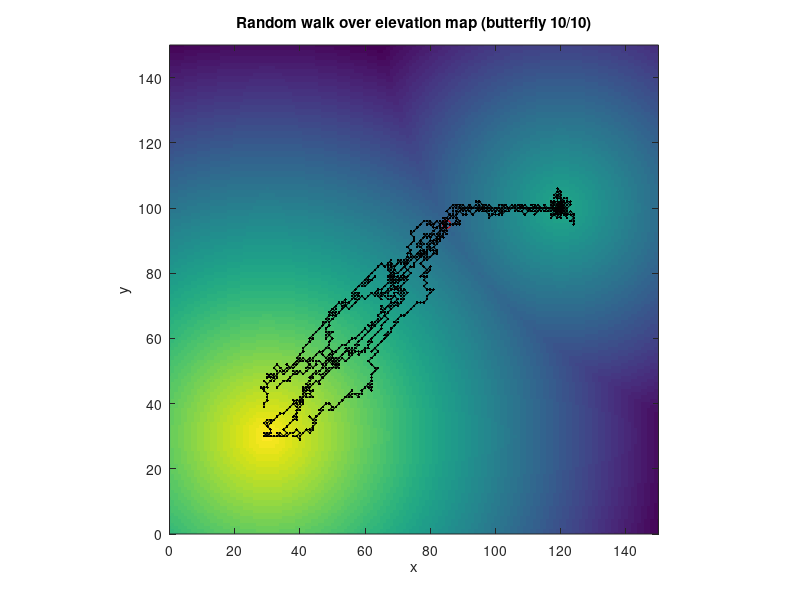

This chart was generated by the following MATLAB code:
function temple_abm_butterfly_animation
%TEMPLE_ABM_BUTTERFLY_ANIMATION
%   Random walk in 2d over a background map. This example
%   models the motion of butterflies. In each step, the
%   butterfly executes one of two possible actions: with
%   probability q, it move to the adjacent cell with the
%   highest elevation; otherwise (with probability 1-q),
%   it moves to a randomly selected adjacent cell.
%   This example is taken from the book
%   [Railsback, Grimm, Agent-based and Individual-based
%   Modeling: A Practical Introduction, Princeton Univ.
%   Press, 2011].
%   This code produces an animation of the paths of 10
%   butterflies, doing their walks one after another.
%
% 01/2016 by Benjamin Seibold
%            http://www.math.temple.edu/~seibold/

% Parameters
N = 10; % number of butterflies
ns = 150; % number of random walk steps
q = .4; % probability to move to neighbor cell with highest elevation
f = @(x,y) max(100-sqrt((x-30).^2+(y-30).^2),... % elevation function,
    50-sqrt((x-120).^2+(y-100).^2)); % consisting of two conical humps
ax = [0 150 0 150]; % domain for plotting
x0 = [85,95]; % initial position of butterfly

% Initialization
px = ax(1):ax(2); % x-vector for plotting of elevation
py = ax(3):ax(4); % y-vector for plotting of elevation
[PX,PY] = meshgrid(px,py); % generate 2d data for plotting
F = f(PX,PY); % elevation data
rx = [-1;-1;-1;0;0;1;1;1]; % x-coordinate of neighbor cells of origin
ry = [-1;0;1;-1;1;-1;0;1]; % y-coordinate of neighbor cells of origin

% Plot background image (elevation)
clf
imagesc(px,py,F) % plot elevation as color map
axis equal xy, axis(ax)
xlabel('x'), ylabel('y') % axis labels
hold on
plot(x0(1),x0(2),'ro') % starting position

for i = 1:N % loop over number of butterflies
    title(sprintf('Random walk over elevation map (butterfly %d/%d)',i,N))
    X = x0; % set initial position
    for j = 1:ns % loop over steps
        % Random walk step
        if rand<q % with probability q
            nf = f(X(end,1)+rx,X(end,2)+ry); % elev. of neighboring cells
            [~,ind] = max(nf); % index of entry with highest elevation
        else % otherwise, with probability 1-q
            ind = randi(8); % choose random index for neighbor cell
        end
        step = [rx(ind),ry(ind)]; % step to neighbor cell
        X(end+1,:) = X(end,:)+step; % take step and append matrix
        % Plot random walk path (just computed segment)
        plot(X(end-1:end,1),X(end-1:end,2),'k.-')
        drawnow
    end
end
hold off
